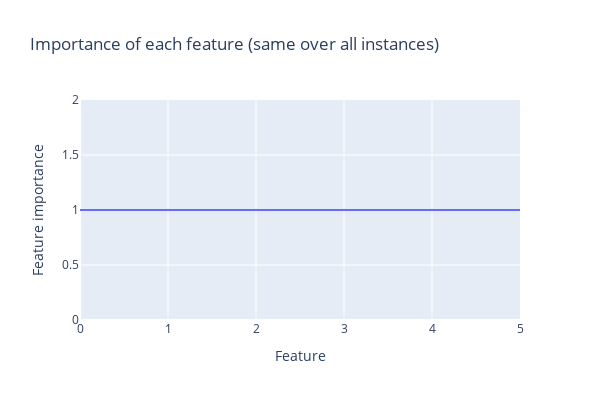
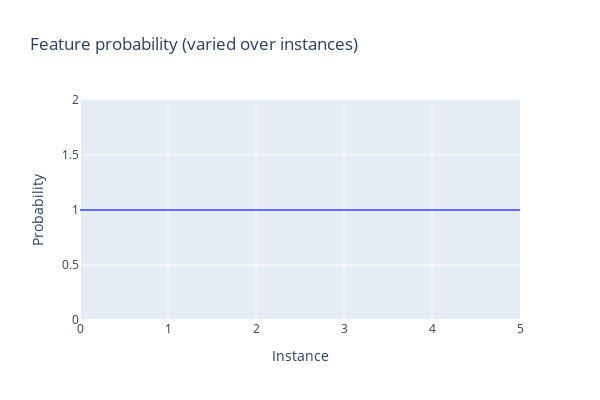

The notebook cell these images were saved under, in order:
### Markdown cell above
## same importance

### Code cell
cfg = Config(
    n_instances = 6,
    n_features = 6,
    n_hidden = 2,
)

# importance varies within features for each instance
# importance = (0.9 ** t.arange(cfg.n_features))
importance = (1.0 ** t.arange(cfg.n_features))
importance = einops.rearrange(importance, "features -> () features")

# sparsity is the same for all features in a given instance, but varies over instances
feature_probability = (1 ** -t.linspace(0, 1, cfg.n_instances))
feature_probability = einops.rearrange(feature_probability, "instances -> instances ()")

line(importance.squeeze(), width=600, height=400, title="Importance of each feature (same over all instances)", labels={"y": "Feature importance", "x": "Feature"})
line(feature_probability.squeeze(), width=600, height=400, title="Feature probability (varied over instances)", labels={"y": "Probability", "x": "Instance"})

### Figure 1 — Plotly figure (JSON) as saved in the notebook; plotly's stock layout.template omitted (floating-point values rounded to 4 significant figures)
{"data": [{"hovertemplate": "Feature=%{x}<br>Feature importance=%{y}<extra></extra>", "legendgroup": "", "line": {"color": "#636efa", "dash": "solid"}, "marker": {"symbol": "circle"}, "mode": "lines", "name": "", "orientation": "v", "showlegend": false, "type": "scatter", "x": [0, 1, 2, 3, 4, 5], "xaxis": "x", "y": [1, 1, 1, 1, 1, 1], "yaxis": "y"}], "layout": {"height": 400, "hovermode": "x unified", "legend": {"tracegroupgap": 0}, "title": {"text": "Importance of each feature (same over all instances)"}, "width": 600, "xaxis": {"anchor": "y", "autorange": true, "domain": [0, 1], "range": [0, 5], "title": {"text": "Feature"}, "type": "linear"}, "yaxis": {"anchor": "x", "autorange": true, "domain": [0, 1], "range": [0, 2], "title": {"text": "Feature importance"}, "type": "linear"}}}

### Figure 2 — Plotly figure (JSON) as saved in the notebook; plotly's stock layout.template omitted (floating-point values rounded to 4 significant figures)
{"data": [{"hovertemplate": "Instance=%{x}<br>Probability=%{y}<extra></extra>", "legendgroup": "", "line": {"color": "#636efa", "dash": "solid"}, "marker": {"symbol": "circle"}, "mode": "lines", "name": "", "orientation": "v", "showlegend": false, "type": "scatter", "x": [0, 1, 2, 3, 4, 5], "xaxis": "x", "y": [1, 1, 1, 1, 1, 1], "yaxis": "y"}], "layout": {"height": 400, "hovermode": "x unified", "legend": {"tracegroupgap": 0}, "title": {"text": "Feature probability (varied over instances)"}, "width": 600, "xaxis": {"anchor": "y", "autorange": true, "domain": [0, 1], "range": [0, 5], "title": {"text": "Instance"}, "type": "linear"}, "yaxis": {"anchor": "x", "autorange": true, "domain": [0, 1], "range": [0, 2], "title": {"text": "Probability"}, "type": "linear"}}}
